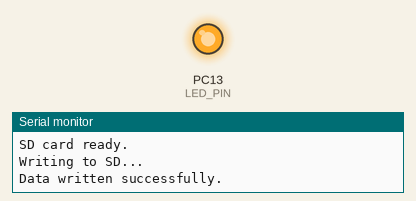
This sketch was run on a simulated STM32 Black Pill. On the bench: output pins drawn as LEDs (lit = HIGH), the last lines printed to the serial monitor. Storage starts empty.

Above: at 0.1 s.
At 0.5 s:
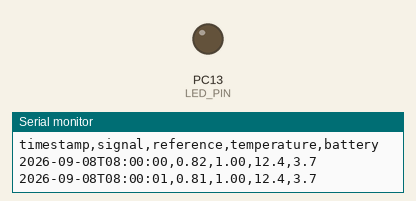
Timing chart, 0 to 2.0 s (numbered marks = the images above):
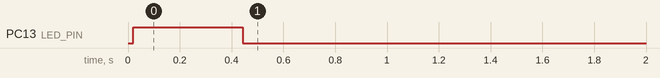

The sketch:

sdcardwrite_read.ino
```cpp
#include <SPI.h>
#include <SD.h>

#define SD_CS_PIN PA4   // chip select pin — change if wired differently
#define LED_PIN PC13   // onboard LED (Blackpill)

void setup() {
    Serial.begin(115200);
   // while (!Serial);    // wait for serial monitor to open

    pinMode(LED_PIN, OUTPUT);
    digitalWrite(LED_PIN, LOW);

    Serial.println("Initialising SD card...");
    SPI.setMOSI(PA7);
    SPI.setMISO(PA6);
    SPI.setSCLK(PA5);
    if (!SD.begin(SD_CS_PIN)) {
        Serial.println("SD card init failed. Check wiring and CS pin.");
        digitalWrite(LED_PIN, HIGH);
        delay(1000);
        digitalWrite(LED_PIN, LOW);

        while (1);      // halt — no point continuing
    }

    Serial.println("SD card ready.");

    digitalWrite(LED_PIN, HIGH);   // LED ON
    Serial.println("Writing to SD...");

    // --- Write to file ---
    File dataFile = SD.open("DATA.TXT", FILE_WRITE);

    if (dataFile) {
        dataFile.println("timestamp,signal,reference,temperature,battery");
        dataFile.println("2026-09-08T08:00:00,0.82,1.00,12.4,3.7");
        dataFile.println("2026-09-08T08:00:01,0.81,1.00,12.4,3.7");
        dataFile.close();   // always close — flushes to card
        Serial.println("Data written successfully.");
    } else {
        Serial.println("Failed to open file for writing.");
    }

    delay(200);
    digitalWrite(LED_PIN, LOW);


    digitalWrite(LED_PIN, HIGH);
    // --- Read back to verify ---
    dataFile = SD.open("DATA.TXT");

    if (dataFile) {
        Serial.println("Reading back from DATA.TXT:");
        while (dataFile.available()) {
            Serial.write(dataFile.read());
        }
        dataFile.close();
    } else {
        Serial.println("Failed to open file for reading.");
    }
    delay(200);
    digitalWrite(LED_PIN, LOW);
}

void loop() {
    // nothing here — just demonstrating setup
}
```
